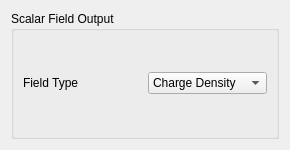
<?xml version="1.0" encoding="UTF-8"?>
<ui version="4.0">
 <class>ConvertFieldBasis</class>
 <widget class="QDialog" name="ConvertFieldBasis">
  <property name="geometry">
   <rect>
    <x>0</x>
    <y>0</y>
    <width>290</width>
    <height>150</height>
   </rect>
  </property>
  <property name="minimumSize">
   <size>
    <width>290</width>
    <height>150</height>
   </size>
  </property>
  <property name="windowTitle">
   <string>Dialog</string>
  </property>
  <layout class="QGridLayout" name="gridLayout">
   <item row="0" column="0">
    <widget class="QGroupBox" name="groupBox_2">
     <property name="title">
      <string>Scalar Field Output</string>
     </property>
     <layout class="QGridLayout" name="gridLayout_2">
      <item row="0" column="1">
       <widget class="QComboBox" name="scalarFieldType_">
        <item>
         <property name="text">
          <string>Charge Density</string>
         </property>
        </item>
        <item>
         <property name="text">
          <string>Energy Density</string>
         </property>
        </item>
        <item>
         <property name="text">
          <string>Momentum</string>
         </property>
        </item>
        <item>
         <property name="text">
          <string>None</string>
         </property>
        </item>
       </widget>
      </item>
      <item row="0" column="0">
       <widget class="QLabel" name="label_3">
        <property name="text">
         <string>Field Type</string>
        </property>
       </widget>
      </item>
     </layout>
    </widget>
   </item>
  </layout>
 </widget>
 <resources/>
 <connections/>
</ui>
